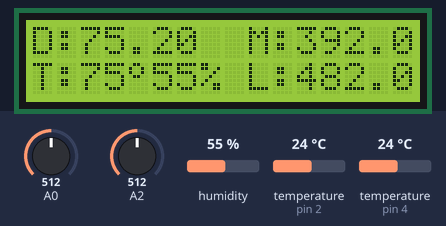
Simulated run of this sketch. Board: Arduino Uno, built with avr-gcc and run on an emulated ATmega328P. Parts: 16×2 character LCD. Inputs (shaded band) come from the test bench; at power-on: temperature (sensors on pin 2, pin 4) 24 °C, humidity 55 %, A0 = 512, A2 = 512. What the sketch prints to the serial monitor is not drawn.

Above: at 2.2 s.
2.3 s: temperature (sensor on pin 2) set to 41 °C
At 3.9 s:
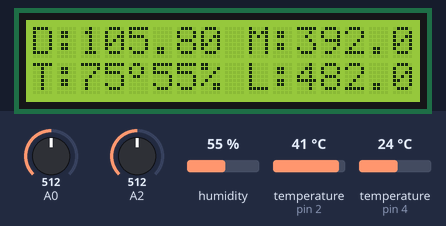
4.2 s: humidity set to 22 %
At 5.4 s:
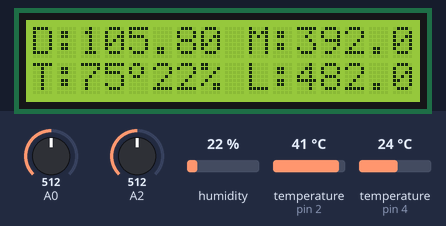
5.9 s: A0 set to 716
At 7.1 s:
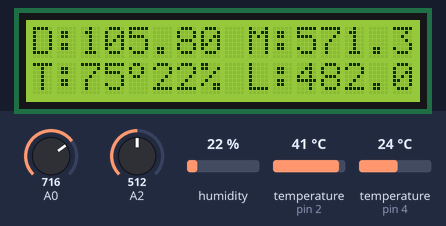
7.6 s: A2 set to 716
At 8.4 s:
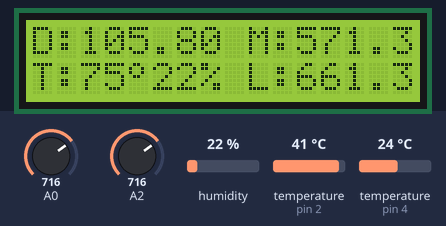
9.4 s: temperature (sensor on pin 4) set to 12 °C
At 10.5 s:
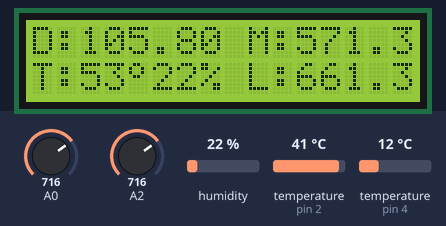
11.1 s: temperature (sensor on pin 2) set to 12 °C
At 12.1 s:
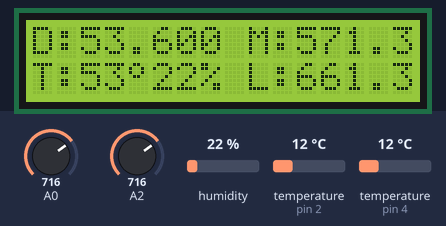
Timing chart, 0 to 13.8 s (numbered marks = the images above; inputs shaded):
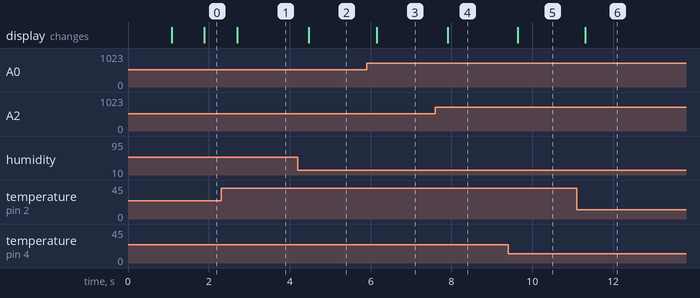

Measured:
- after the input at 2.3 s, the display: changes after 0.40 s (image 1)
- after the input at 4.2 s, the display: changes after 0.27 s (image 2)
- after the input at 5.9 s, the display: changes after 0.25 s (image 3)
- after the input at 7.6 s, the display: changes after 0.31 s (image 4)
- after the input at 9.4 s, the display: changes after 0.24 s (image 5)
- after the input at 11.1 s, the display: changes after 0.21 s (image 6)

The sketch:

Temperature_Sensors.ino
```cpp
#include <OneWire.h>
#include <LiquidCrystal.h>
#include <dht11.h> // I'll copy this over eventually
dht11 DHT11;
#define DHT11PIN 4

LiquidCrystal lcd(7, 8, 9, 10, 11, 12);
// DS18S20 Temperature chip i/o
OneWire ds(2);  // on pin 10

uint8_t degree[8]  = {140,146,146,140,128,128,128,128};

byte ds_addr[8];

void setup(void) {
  // initialize inputs/outputs
  // start serial port
  Serial.begin(9600);
  lcd.createChar(0, degree);
  lcd.begin(16,2);
  lcd.print("    Thermal");
  lcd.setCursor(0,1);
  lcd.print("  Comparison");
  //  lcd.print((char)0);
  delay(1000);
  lcd.clear();
}

void loop(void) {
  Serial.println("----------------------------------------");
  // Get the DS18B20 temp
  RequestDS18B20Temp();
  delay(750); // it takes a miminum of 750ms to return a temperature...
  int temp = GetDS18B20Temp();
  float ftemp = ( (float) temp / 100);
  ftemp = (ftemp * 1.8) + 32;
  Serial.print(" DS18B20 Temp F: ");
  Serial.println(ftemp);
  lcd.setCursor(0,0);
  lcd.print("D:");
  lcd.print(ftemp);

  // MCP9700A temperature
  float mcp9temp = analogRead(0)*5/1024.0;
  mcp9temp = mcp9temp - 0.5;
  mcp9temp = mcp9temp / 0.01;
  mcp9temp = (mcp9temp*1.8)+32;
  Serial.print("MCP9700A Temp F: ");
  Serial.println(mcp9temp);
  lcd.setCursor(9,0);
  lcd.print("M:");
  lcd.print(mcp9temp);

  // DHT11 Temperature
  int chk = DHT11.read(DHT11PIN);
  if(chk == 0) {
    int temperature = (1.8*DHT11.temperature+32);
    int humidity = DHT11.humidity;

    lcd.setCursor(0,1);
    lcd.print("T:"); lcd.print(temperature); lcd.print((char)0); lcd.print(humidity); lcd.print("%");

    Serial.print("   DHT11 Temp F: "); Serial.print(temperature, DEC);
    Serial.print(" Humidity: "); Serial.println(humidity, DEC);
  }

  // LM35 Temperature
  float lmtemp = analogRead(2)*5/1024.0;
  lmtemp = lmtemp / 0.01;
  lmtemp = (lmtemp*1.8)+32;
  Serial.print("  LM35DZ Temp F: ");
  Serial.println(lmtemp);

  lcd.setCursor(9,1);
  lcd.print("L:");
  lcd.print(lmtemp);

}


void RequestDS18B20Temp(void) {
  if(!ds.search(ds_addr)) {
    ds.reset_search();
  }

  if ( OneWire::crc8( ds_addr, 7) != ds_addr[7]) {
    return;
  }

  ds.reset();
  ds.select(ds_addr);
  ds.write(0x44,1);         // start conversion, with parasite power on at the end
}

int GetDS18B20Temp(void) {
  int HighByte, LowByte, TReading, SignBit, Tc_100, Whole, Fract;
  byte data[12];


  ds.reset();
  ds.select(ds_addr);
  ds.write(0xBE);         // Read Scratchpad

  for ( byte i = 0; i < 9; i++) {           // we need 9 bytes
    data[i] = ds.read();
  }

  LowByte = data[0]; HighByte = data[1];
  TReading = (HighByte << 8) + LowByte;
  SignBit = TReading & 0x8000;  // test most sig bit
  if (SignBit) { // negative
    TReading = (TReading ^ 0xffff) + 1; // 2's comp
  }
  Tc_100 = (6 * TReading) + TReading / 4;    // multiply by (100 * 0.0625) or 6.25

  //  Tc_100 = (Tc_100*1.8)+3200;
  //  Whole = Tc_100 / 100;  // separate off the whole and fractional portions
  //  Fract = Tc_100 % 100;

  return(Tc_100);
}
```
